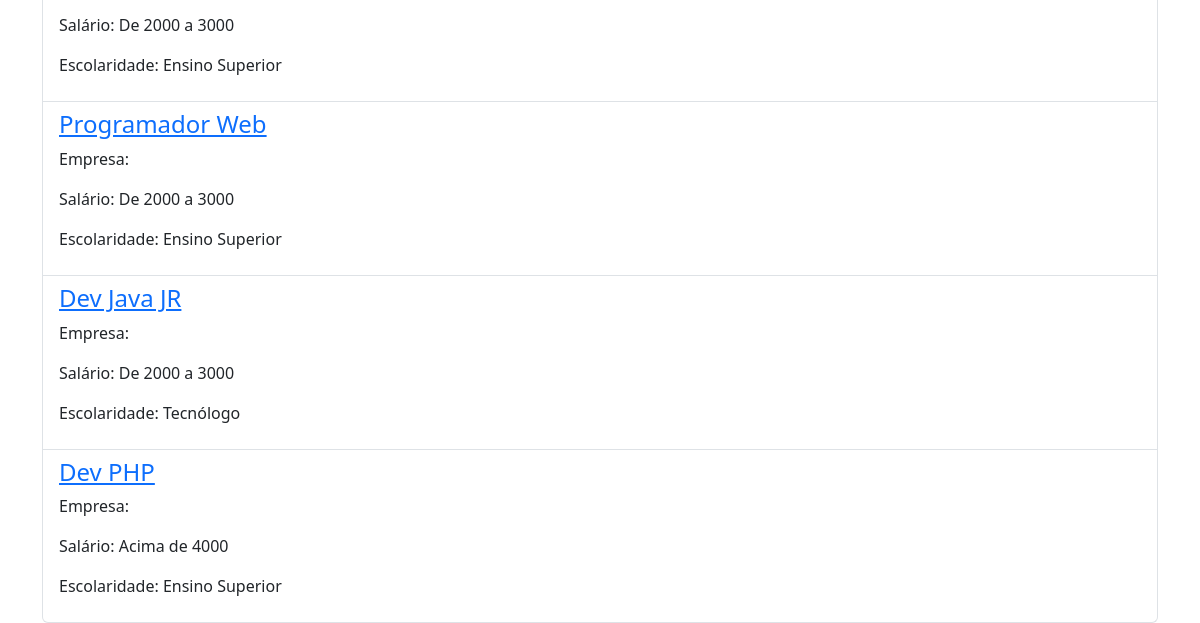
Before: /candidatos/vagas/ (signed in, lower part) with the older database file.
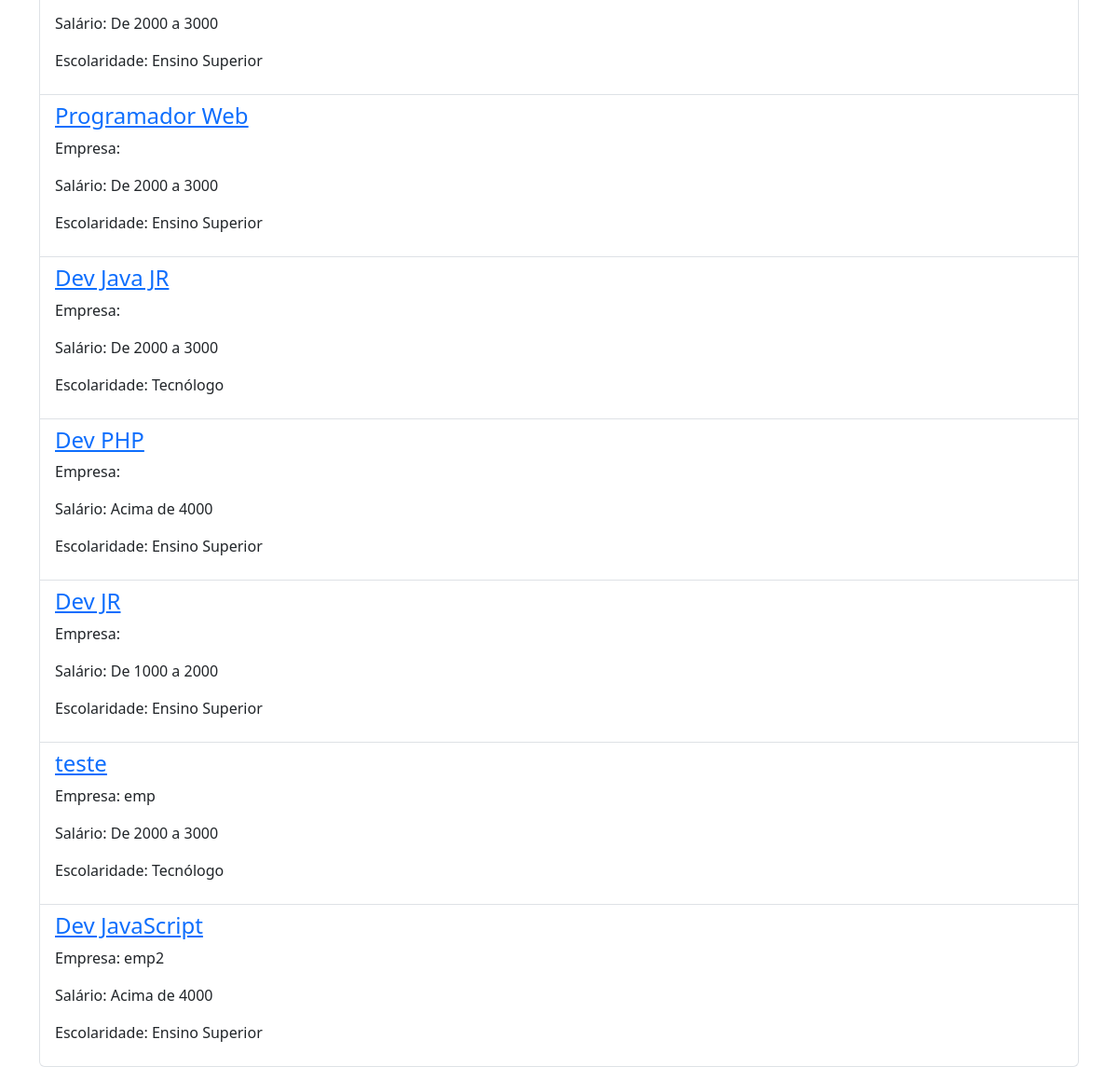
After: the same page with the newer database file.
### empresas/models.py (models this page shows, shortened)
class Vagas(models.Model):
    empresa = models.CharField(max_length=100)
    titulo = models.CharField(max_length=150)
    salario = models.CharField(max_length=50)
    escolaridade = models.CharField(max_length=50)

### candidatos/views.py (the view)
# urls.py: path("vagas/", views.vagas_home, name="vagas_home"),
@login_required(login_url="/")
@has_role_decorator("candidato")
def vagas_home(request):
    vagas = Vagas.objects.all()
    return render(request, "candidatos/vagas_home.html", {"vagas": vagas})

### candidatos/templates/candidatos/vagas_home.html (shortened to what this page needs)
{% extends 'base.html' %}
{% block content %}
    <div class="container mt-4">
        <br>
        <ul class="list-group">
            {% for vaga in vagas %}
            <li class="list-group-item">
                <a href="{{vaga.id}}"><h4>{{ vaga.titulo }}</h4></a>
                <p>Empresa: {{vaga.empresa }}</p>
                <p>Salário: {{ vaga.salario }}</p>
                <p>Escolaridade: {{ vaga.escolaridade }}</p>
            </li>
            {% endfor %}
        </ul>
    </div>
{% endblock content %}

Changed rows visible on the page:
added Vagas: titulo "Dev JR", salario "De 1000 a 2000", escolaridade "Ensino Superior"
added Vagas: titulo "teste", empresa "emp", salario "De 2000 a 3000", escolaridade "Tecnólogo"
added Vagas: titulo "Dev JavaScript", empresa "emp2", salario "Acima de 4000", escolaridade "Ensino Superior"
